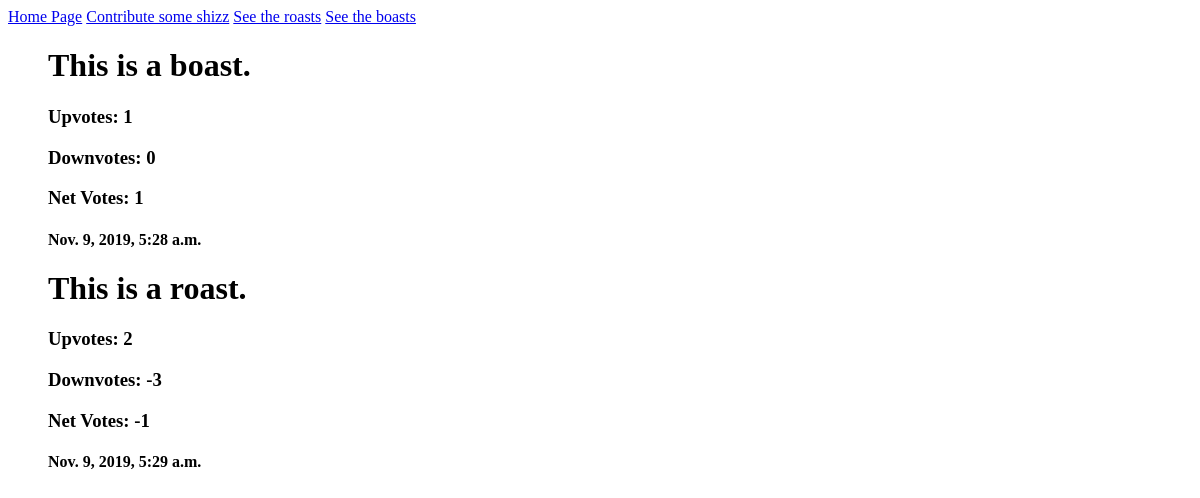
/netvotes/, run on an earlier commit of the app's database.
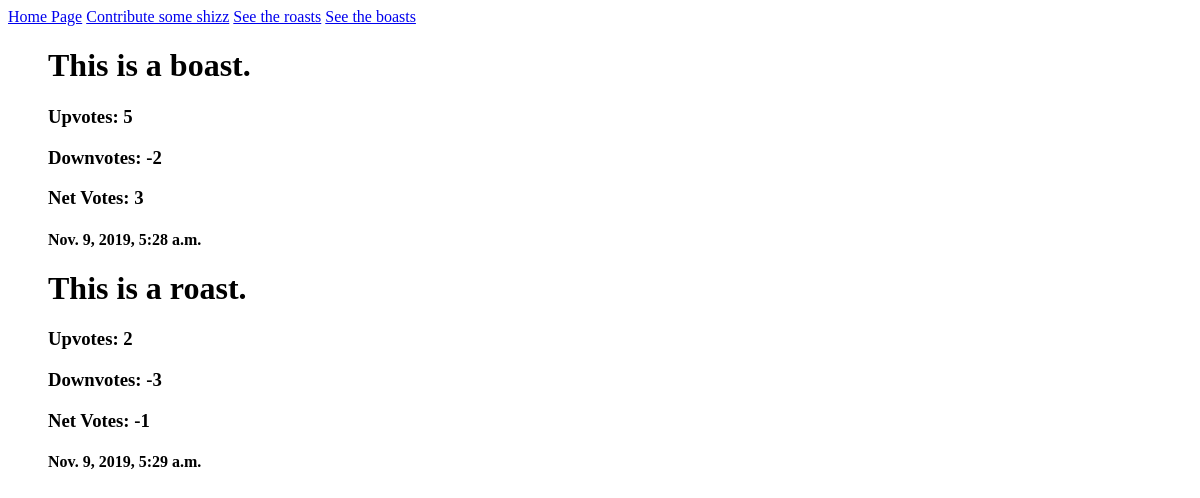
And on a later commit of the database.
### ghosts/models.py (models this page shows)
class BoastsAndRoasts(models.Model):
    is_boast = models.BooleanField(choices=BOOL_CHOICES)
    content = models.CharField(max_length=280)
    upvote = models.IntegerField(default=0)
    downvote = models.IntegerField(default=0)
    total_votes = models.IntegerField(default=0)
    post_date = models.DateTimeField(default=timezone.now)

### ghosts/views.py (the view)
# urls.py: path('netvotes/', views.NetVotes, name='netvote'),
def NetVotes(request):
    html = 'net_votes.html'
    net_votes = BoastsAndRoasts.objects.all().order_by('-total_votes')
    return render(request, html, {'net_votes': net_votes})

### ghosts/templates/net_votes.html
<a href='/'>Home Page</a>
<a href='/boastandroastform/'>Contribute some shizz</a>
<a href='/allroasts/'>See the roasts</a>
<a href='/allboasts/'>See the boasts</a>
{% for data in net_votes %}
    <ul>
        <h1>{{ data.content }}</h1>
        <h3>Upvotes: {{ data.upvote }}</h3>
        <h3>Downvotes: {{ data.downvote }}</h3>
        <h3>Net Votes: {{ data.total_votes }}</h3>
        <h4>{{ data.post_date }}</h4>
    </ul>
{% endfor %}

What changed in the data, as far as the page shows it:
changed BoastsAndRoasts "This is a boast.": upvote "1" → "5"; downvote "0" → "-2"; total_votes "1" → "3"
